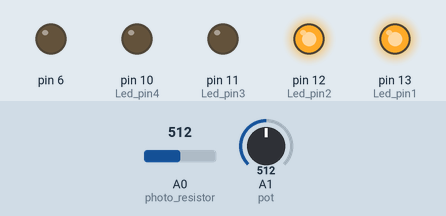
Simulated run of this sketch. Board: Arduino Uno, built with avr-gcc and run on an emulated ATmega328P. Shown: output pins drawn as LEDs (lit = HIGH). Inputs (shaded band) come from the test bench; at power-on: A0 (photo_resistor) = 512, A1 (pot) = 512.

Above: at 1.2 s.
1.3 s: A0 (photo_resistor) set to 604
2.8 s: A0 (photo_resistor) set to 631
At 3.3 s:
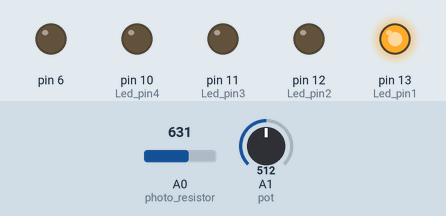
4.3 s: A1 (pot) set to 622
At 5.5 s:
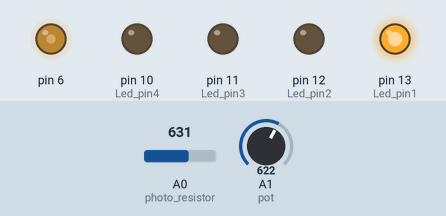
5.8 s: A1 (pot) set to 716
At 6.9 s:
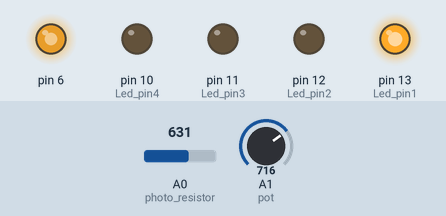
7.3 s: A0 (photo_resistor) set to 602
At 7.9 s:
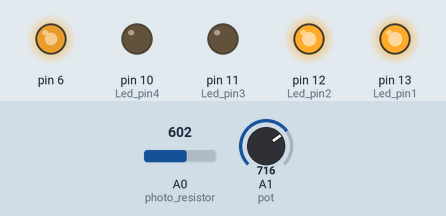
8.8 s: A1 (pot) set to 749
At 9.2 s:
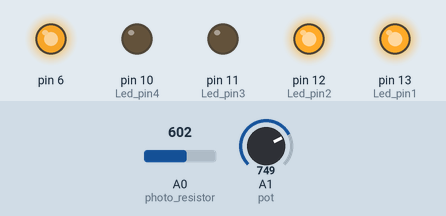
10.3 s: A1 (pot) set to 768
At 11.4 s:
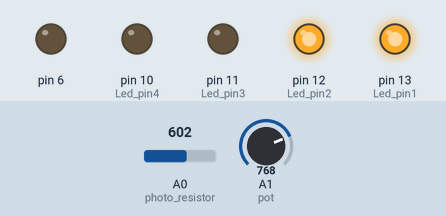
Timing chart, 0 to 12.8 s (numbered marks = the images above; inputs shaded):
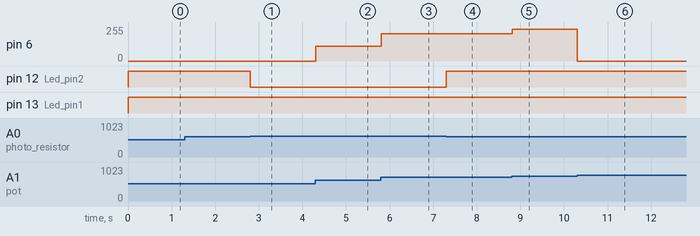

Measured:
- the behaviour switches between 612 and 613 on A0 (photo_resistor) (found by bisection; images 0 and 1)
- the behaviour switches between 767 and 768 on A1 (pot) (found by bisection; images 5 and 6)
- after the input at 1.3 s, every drawn part: stays the same
- after the input at 2.8 s, pin 12 (Led_pin2): HIGH → LOW at once
- after the input at 4.3 s, pin 6: 0/255 → 110/255 at once
- after the input at 5.8 s, pin 6: 110/255 → 204/255 at once
- after the input at 7.3 s, pin 12 (Led_pin2): LOW → HIGH at once
- after the input at 8.8 s, pin 6: 204/255 → 237/255 at once
- after the input at 10.3 s, pin 6: 237/255 → 0/255 at once

The sketch:

Lab5.ino
```cpp
// CS-362 Lab 5 ///
// Name: Fnu Nousheerwan //
// Netid: fnoush2 //
// UIN: 659029851 //

// ------------------------------------ Lab Description --------------------------------------------

// Description:
// • Using 4 LEDS and a photoresistor. All 4 LEDs next to each other with same colors
//   As the amount of light seen by the photoresistor decreases, increase the number of LEDs
//   that are lit. For example, if your circuit receives no light then all of the LEDs should light up. As
//   you continue to increase the amount of light, the number of LEDs that light up will decrease. So
//   when the photoresistor receives the half the amount of light, 2 LEDS should be lit up, and when
//   there is no light, all 4 LEDs should be lit up.

// • In part 2 using the passive buzzer and the potentiometer. Using the
//   potentiometer as an analog input and have the output come from another analog pin. Controlling the
//   volume or tone of the buzzer by adjusting the potentiometer.


// ------------ Initializing all the required pins and variables ------------------------------------

const int photo_resistor = A0;

const int Led_pin1 = 13;
const int Led_pin2 = 12;
const int Led_pin3 = 11;
const int Led_pin4 = 10;


int buzzer = 6;
int val_res;
int pin = 0, pot = 1,val;


// --------------------------------------------------------------------------------------------------


//-------------------- Setup funtion ----------------------------

void setup(){

  pinMode(Led_pin1,OUTPUT);
  pinMode(Led_pin2,OUTPUT);
  pinMode(Led_pin3,OUTPUT);
  pinMode(Led_pin4,OUTPUT);

}

// --------------------------------------------------------------


// --------------- Loop -----------------------------------------

void loop(){

	val_res = analogRead(photo_resistor); // Reading the value of the photo_resistor


	// --------------- Ranges setup according to the value received by the photo_resistor --------------------------------------

	if (val_res <= 204)
	{
	  digitalWrite(Led_pin1, HIGH);
      digitalWrite(Led_pin2, HIGH);
      digitalWrite(Led_pin3, HIGH);
      digitalWrite(Led_pin4, HIGH);
	}


	else if (val_res >= 204 && val_res <= 408)
	{
	  digitalWrite(Led_pin1, HIGH);
      digitalWrite(Led_pin2, HIGH);
      digitalWrite(Led_pin3, HIGH);
      digitalWrite(Led_pin4, LOW);
	}

	else if (val_res >= 408 && val_res <= 612)
	{
	  digitalWrite(Led_pin1, HIGH);
      digitalWrite(Led_pin2, HIGH);
      digitalWrite(Led_pin3, LOW);
      digitalWrite(Led_pin4, LOW);
	}

	else if (val_res >= 612 && val_res <= 812)
	{
	  digitalWrite(Led_pin1, HIGH);
      digitalWrite(Led_pin2, LOW);
      digitalWrite(Led_pin3, LOW);
      digitalWrite(Led_pin4, LOW);
	}

	else
	{
	  digitalWrite(Led_pin1, LOW);
      digitalWrite(Led_pin2, LOW);
      digitalWrite(Led_pin3, LOW);
      digitalWrite(Led_pin4, LOW);

	}

	// ---------------------------------------------------------------------------------------------------------------------------


	// ------------- Buzzer ----------------------

	val = analogRead(pot);

	//analogWrite
    analogWrite(6, val);

	// -------------------------------------------

    //delay 10
    delay(10);


}
 // --------------------------------------------------------------------
```
